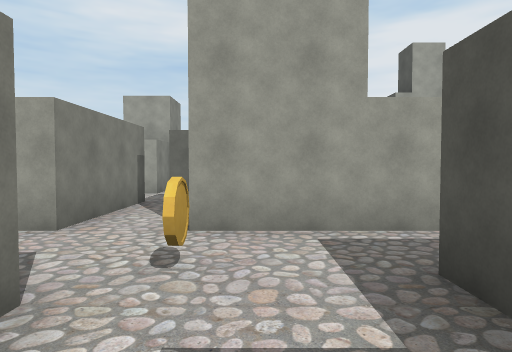
view 1 (above)

19 first-person views from a walk through a 3-D level made in the Unity game engine. The camera is 1.5 m above the floor, tilts 2° down and sees 75° across. The floor is counted in squares, 2 m on a side. Each view is taken from the middle of a square. On the plan, view 1 faces up. The plan holds only what a view shows up to about 11 squares ahead; the rest is blank. The player character is not drawn.

view 2
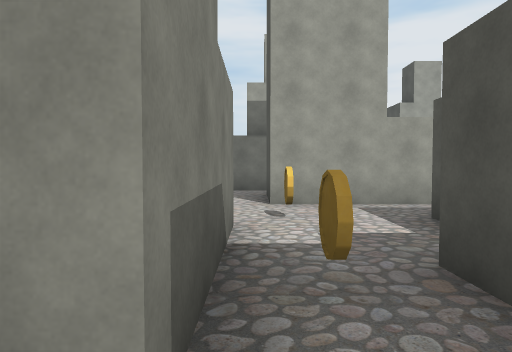

view 3
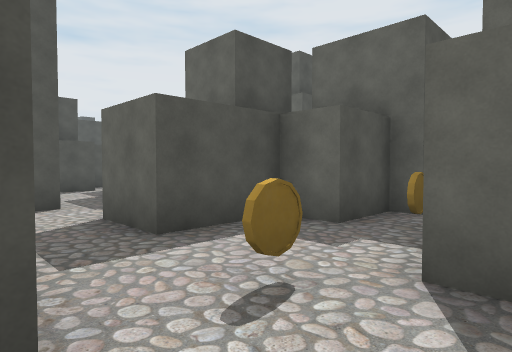

view 4
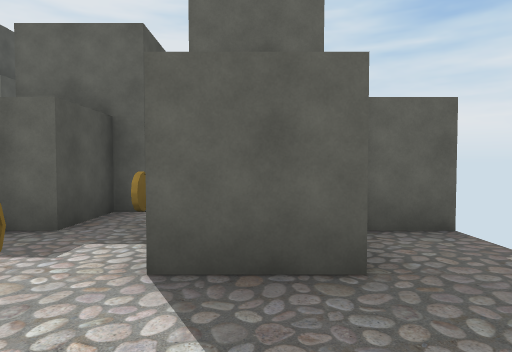

view 5
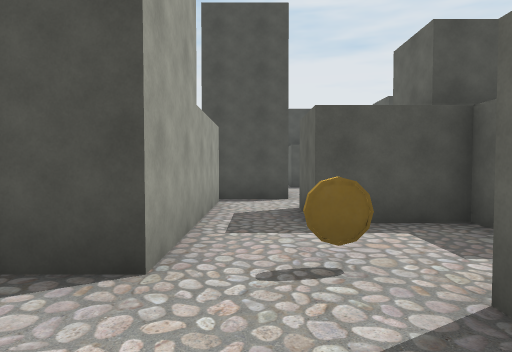

view 6
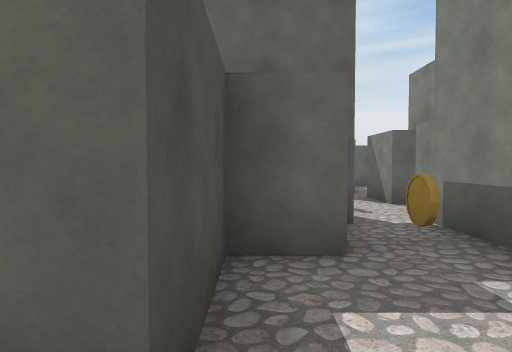

view 7
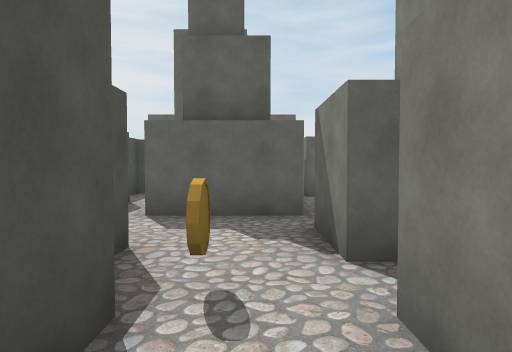

view 8
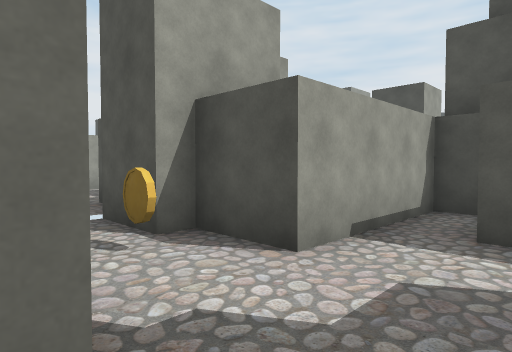

view 9
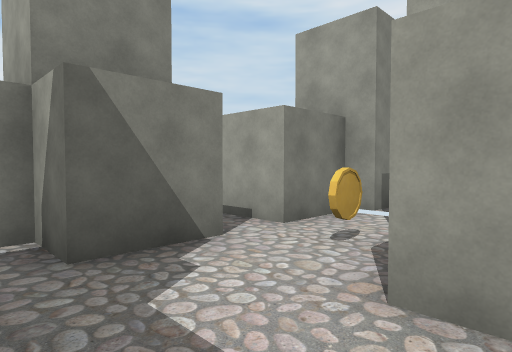

view 10
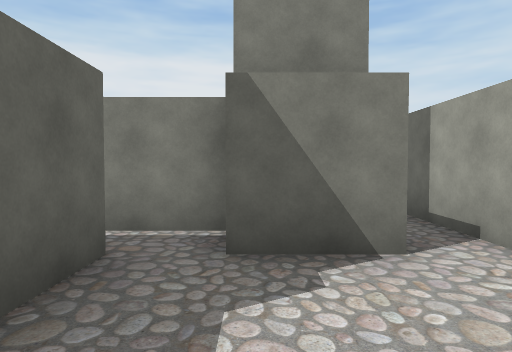

view 11
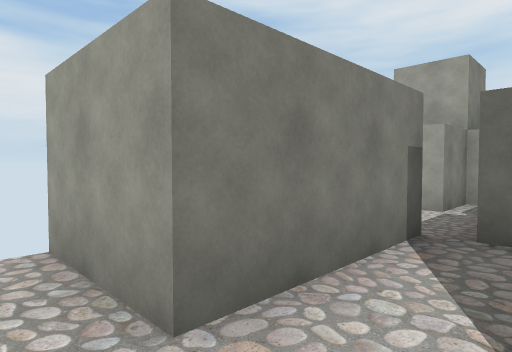

view 12
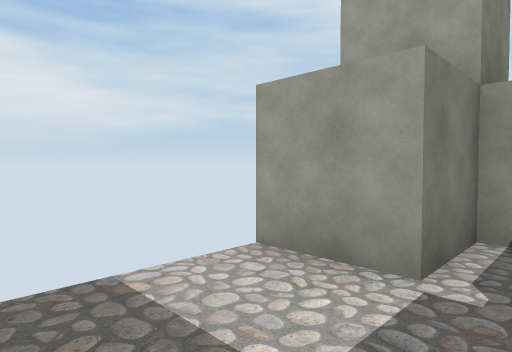

view 13
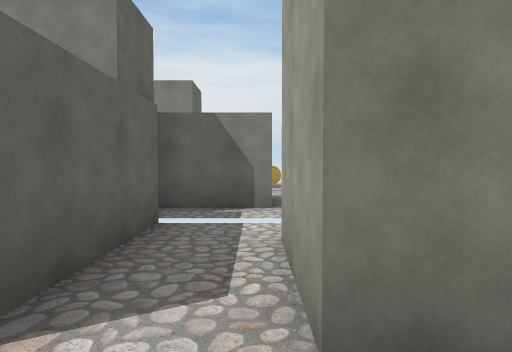

view 14
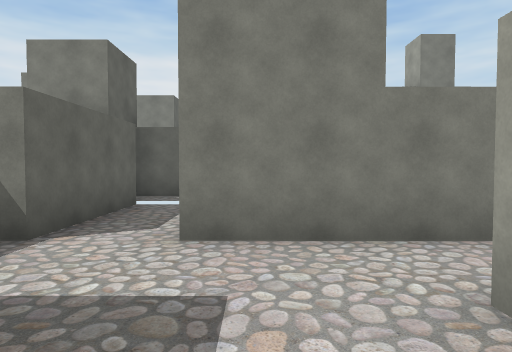

view 15
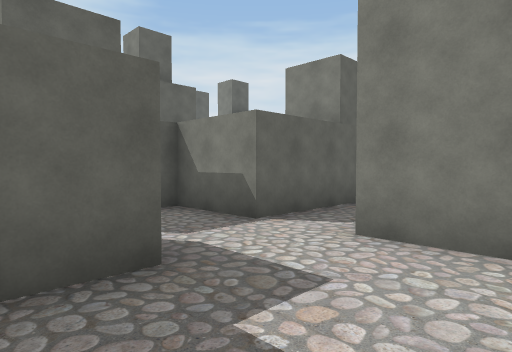

view 16
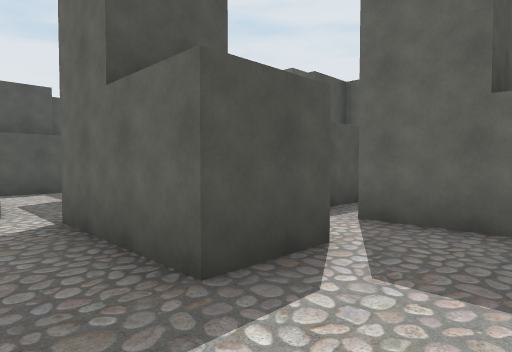

view 17
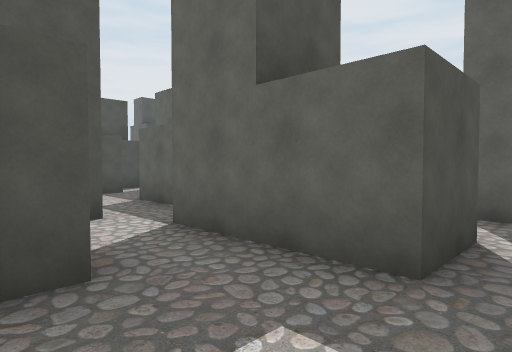

view 18
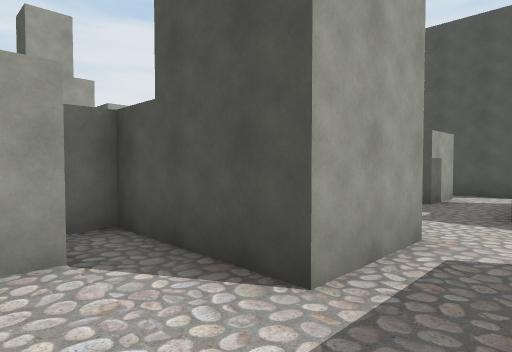

view 19
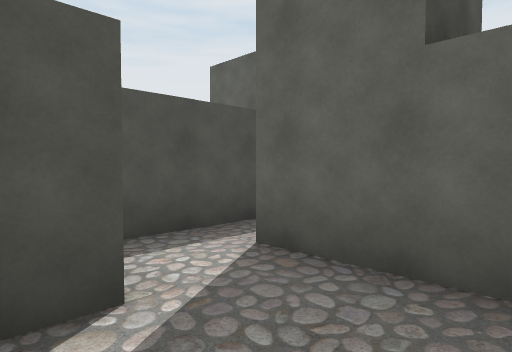

### Floor plan
Key: @ floor where view 1 was taken; # wall or solid block; . floor; / step, stairs or slope; C coin.
Columns run from 4 left of view 1 to 19 right of it. Each row starts with its distance up from view 1.
 11  #
 10 ##.
  9 ...
  8 ...
  7 ../#
  6  #..    ##
  5  #..#   .##..#
  4 ##..####.##....# #
  3 ......../##......#
  2 ...C..#..............
  1 ..#...#......###.....#
  0 ###C@######....#  # ...#
 -1  ##..#    ##...#      .#
 -2 ###.##     ###.#
 -3 ...C.#        .#
 -4   #..####
 -5  ##.....#
 -6  #....#
 -7  ..##.#
 -8      .#
 -9       .
-10       .#
-11       ##

Positions as (right, up) in squares from view 1, and headings:
1: (0, 0), facing up
2: (-1, -2), facing up
3: (-2, 4), facing down-right
4: (-2, 4), facing down
5: (-3, 3), facing right
6: (1, 3), facing down
7: (-1, -1), facing down
8: (-2, -6), facing up-right
9: (1, -6), facing up-left
10: (1, -5), facing left
11: (-1, 3), facing up-left
12: (-2, 7), facing up-left
13: (8, 2), facing left
14: (10, 3), facing left
15: (10, 4), facing down-left
16: (7, 3), facing down-right
17: (8, 4), facing down-right
18: (3, 1), facing up-right
19: (7, 1), facing down-right
